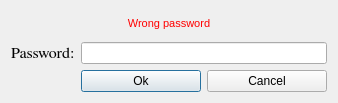
<?xml version="1.0" encoding="UTF-8"?>
<ui version="4.0">
 <class>PasswordDialog</class>
 <widget class="QDialog" name="PasswordDialog">
  <property name="geometry">
   <rect>
    <x>0</x>
    <y>0</y>
    <width>338</width>
    <height>103</height>
   </rect>
  </property>
  <property name="minimumSize">
   <size>
    <width>338</width>
    <height>0</height>
   </size>
  </property>
  <property name="maximumSize">
   <size>
    <width>338</width>
    <height>16777215</height>
   </size>
  </property>
  <property name="windowTitle">
   <string>Enter password</string>
  </property>
  <layout class="QGridLayout" name="gridLayout">
   <item row="1" column="1" colspan="2">
    <widget class="QLineEdit" name="m_passwordEdit">
     <property name="sizePolicy">
      <sizepolicy hsizetype="Expanding" vsizetype="Fixed">
       <horstretch>0</horstretch>
       <verstretch>0</verstretch>
      </sizepolicy>
     </property>
     <property name="echoMode">
      <enum>QLineEdit::Password</enum>
     </property>
    </widget>
   </item>
   <item row="3" column="2">
    <widget class="QPushButton" name="m_cancelButton">
     <property name="text">
      <string>Cancel</string>
     </property>
    </widget>
   </item>
   <item row="1" column="0">
    <widget class="QLabel" name="label">
     <property name="sizePolicy">
      <sizepolicy hsizetype="Maximum" vsizetype="Preferred">
       <horstretch>0</horstretch>
       <verstretch>0</verstretch>
      </sizepolicy>
     </property>
     <property name="font">
      <font>
       <family>FreeSerif</family>
       <pointsize>12</pointsize>
      </font>
     </property>
     <property name="text">
      <string>Password:</string>
     </property>
    </widget>
   </item>
   <item row="3" column="1">
    <widget class="QPushButton" name="m_okButton">
     <property name="enabled">
      <bool>true</bool>
     </property>
     <property name="text">
      <string>Ok</string>
     </property>
     <property name="iconSize">
      <size>
       <width>16</width>
       <height>16</height>
      </size>
     </property>
     <property name="default">
      <bool>true</bool>
     </property>
    </widget>
   </item>
   <item row="0" column="0" colspan="3">
    <widget class="QLabel" name="m_errorLabel">
     <property name="minimumSize">
      <size>
       <width>122</width>
       <height>0</height>
      </size>
     </property>
     <property name="styleSheet">
      <string notr="true">color: #ff0000; font: 11px;</string>
     </property>
     <property name="text">
      <string>Wrong password</string>
     </property>
     <property name="alignment">
      <set>Qt::AlignCenter</set>
     </property>
    </widget>
   </item>
  </layout>
 </widget>
 <resources/>
 <connections>
  <connection>
   <sender>m_okButton</sender>
   <signal>clicked()</signal>
   <receiver>PasswordDialog</receiver>
   <slot>accept()</slot>
   <hints>
    <hint type="sourcelabel">
     <x>142</x>
     <y>84</y>
    </hint>
    <hint type="destinationlabel">
     <x>158</x>
     <y>52</y>
    </hint>
   </hints>
  </connection>
  <connection>
   <sender>m_cancelButton</sender>
   <signal>clicked()</signal>
   <receiver>PasswordDialog</receiver>
   <slot>reject()</slot>
   <hints>
    <hint type="sourcelabel">
     <x>257</x>
     <y>84</y>
    </hint>
    <hint type="destinationlabel">
     <x>158</x>
     <y>52</y>
    </hint>
   </hints>
  </connection>
 </connections>
</ui>
